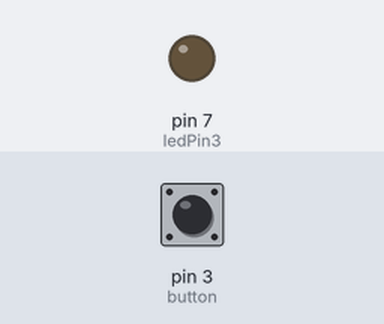
Simulated run of this sketch. Board: Arduino Uno, built with avr-gcc and run on an emulated ATmega328P. On the bench: output pins drawn as LEDs (lit = HIGH). Inputs (shaded band) come from the test bench; at power-on: pin 3 (button) LOW.

Above: at 1.2 s.
1.3 s: pin 3 (button) pulled HIGH for 0.15 s
At 2.1 s:
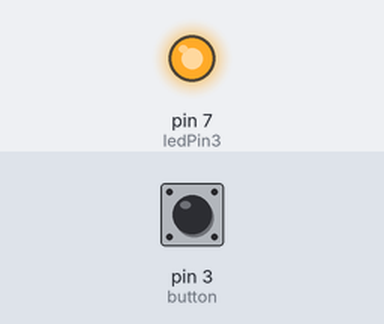
4.4 s: pin 3 (button) pulled HIGH for 1 s
At 7.9 s:
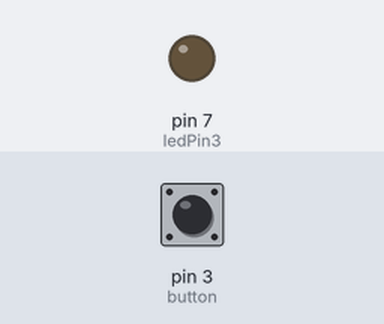
8.4 s: pin 3 (button) pulled HIGH for 3.2 s
At 8.7 s:
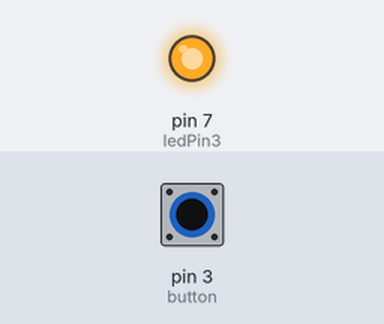
Timing chart, 0 to 15.9 s (numbered marks = the images above; inputs shaded):
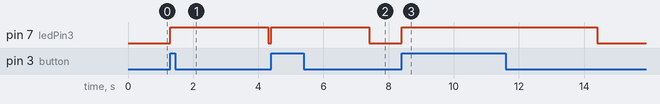

The sketch:

activity_3a.ino
```cpp
int ledPin3 = 7;
int button = 3;


//int buttonState = 0;

void setup() {
  // put your setup code here, to run once:
  pinMode(ledPin3, OUTPUT);
  pinMode(button, INPUT);
}

void loop() {
  // put your main code here, to run repeatedly:
  //if the button is pressed, it's HIGH
  if (digitalRead(button)==HIGH)
  {
    digitalWrite(ledPin3, HIGH);
    delay(3000);
    //digitalWrite(ledPin3,LOW);

  }
  else{
    digitalWrite(ledPin3,LOW);
  }
}
```

Measured:
- after the input at 1.3 s, pin 7 (ledPin3): LOW → HIGH at once, → LOW 3.0 s later
- after the input at 4.4 s, pin 7 (ledPin3): LOW → HIGH at once, → LOW 3.0 s later
- after the input at 8.4 s, pin 7 (ledPin3): LOW → HIGH at once, → LOW 6.0 s later
